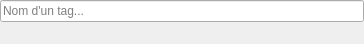
<?xml version="1.0" encoding="UTF-8"?>
<ui version="4.0">
 <class>FilterTag</class>
 <widget class="QWidget" name="FilterTag">
  <property name="geometry">
   <rect>
    <x>0</x>
    <y>0</y>
    <width>364</width>
    <height>44</height>
   </rect>
  </property>
  <property name="windowTitle">
   <string>Form</string>
  </property>
  <layout class="QVBoxLayout" name="verticalLayout">
   <property name="leftMargin">
    <number>0</number>
   </property>
   <property name="topMargin">
    <number>0</number>
   </property>
   <property name="rightMargin">
    <number>0</number>
   </property>
   <property name="bottomMargin">
    <number>0</number>
   </property>
   <item>
    <widget class="QLineEdit" name="lineEdit">
     <property name="placeholderText">
      <string>Nom d'un tag...</string>
     </property>
    </widget>
   </item>
   <item>
    <widget class="QWidget" name="tagArea" native="true"/>
   </item>
  </layout>
 </widget>
 <resources/>
 <connections/>
</ui>
